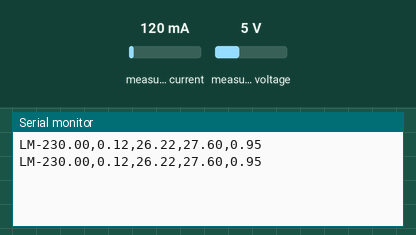
Simulated run of this sketch. Board: Arduino Uno, built with avr-gcc and run on an emulated ATmega328P. Shown: the last lines printed to the serial monitor. The inputs (shaded band) are chosen by the test bench; at power-on: measured current 120 mA, measured voltage 5 V.

Above: at 6.2 s.
6.3 s: measured current set to 40 mA
At 11.3 s:
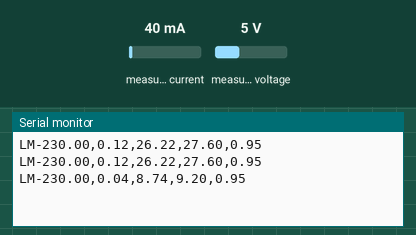
12.6 s: measured voltage set to 0.3 V
At 17.2 s:
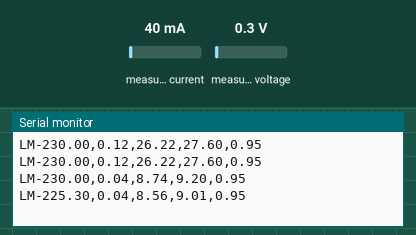
18.9 s: measured current set to 500 mA
At 21.9 s:
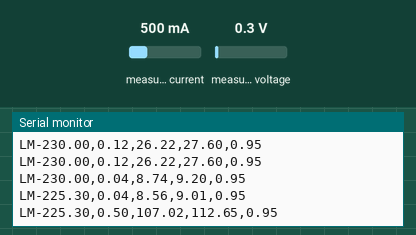
25.2 s: measured voltage set to 3.8 V
At 27.8 s:
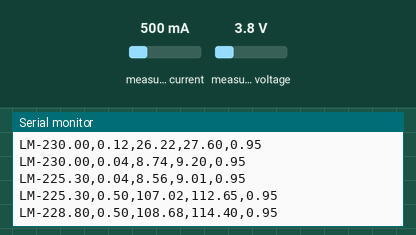
Timing chart, 0 to 29.3 s (numbered marks = the images above; inputs shaded):
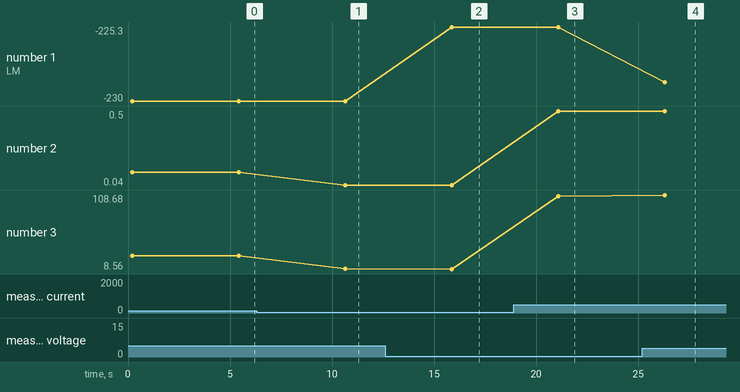

Measured:
- after the input at 6.3 s, the serial monitor: prints a new line after 4.3 s (image 1)
- after the input at 12.6 s, the serial monitor: prints a new line after 3.3 s (image 2)
- after the input at 18.9 s, the serial monitor: prints a new line after 2.2 s (image 3)
- after the input at 25.2 s, the serial monitor: prints a new line after 1.1 s (image 4)
- plotted number 1: -230 → -225.3 after the input at 12.6 s, -225.3 → -228.8 after the input at 25.2 s
- plotted number 2: 0.12 → 0.04 after the input at 6.3 s, 0.04 → 0.5 after the input at 18.9 s
- plotted number 3: 26.22 → 8.74 after the input at 6.3 s, 8.74 → 8.56 after the input at 12.6 s, 8.56 → 107.02 after the input at 18.9 s, 107.02 → 108.68 after the input at 25.2 s

The sketch:

FYP_load_monitor.ino
```cpp
#include "EmonLib.h"
#include <SoftwareSerial.h>

EnergyMonitor emon1;            // Create an instance
SoftwareSerial mySerial(5, 6);  // RX, TX

void setup() {
  Serial.begin(115200);
  mySerial.begin(19200);

  emon1.voltage(2, 234.26, 1.7);  // Voltage: input pin, calibration, phase_shift
  emon1.current(1, 111.1);        // Current: input pin, calibration.
}

void loop() {
  emon1.calcVI(20, 2000);  // Calculate all. No.of half wavelengths (crossings), time-out
  emon1.serialprint();     // Print out all variables (realpower, apparent power, Vrms, Irms, power factor)

  float realPower = emon1.realPower;          //extract Real Power into variable
  float apparentPower = emon1.apparentPower;  //extract Apparent Power into variable
  float powerFActor = emon1.powerFactor;      //extract Power Factor into Variable
  float supplyVoltage = emon1.Vrms;           //extract Vrms into Variable
  float Irms = emon1.Irms;                    //extract Irms into Variable

  String powerData = "LM-" + String(supplyVoltage) + "," + String(Irms) + "," + String(realPower) + "," + String(apparentPower) + "," + String(powerFActor);
  Serial.println(powerData);
  // Send to gateway middleman
  mySerial.println(powerData);
  delay(5000);
}
```
